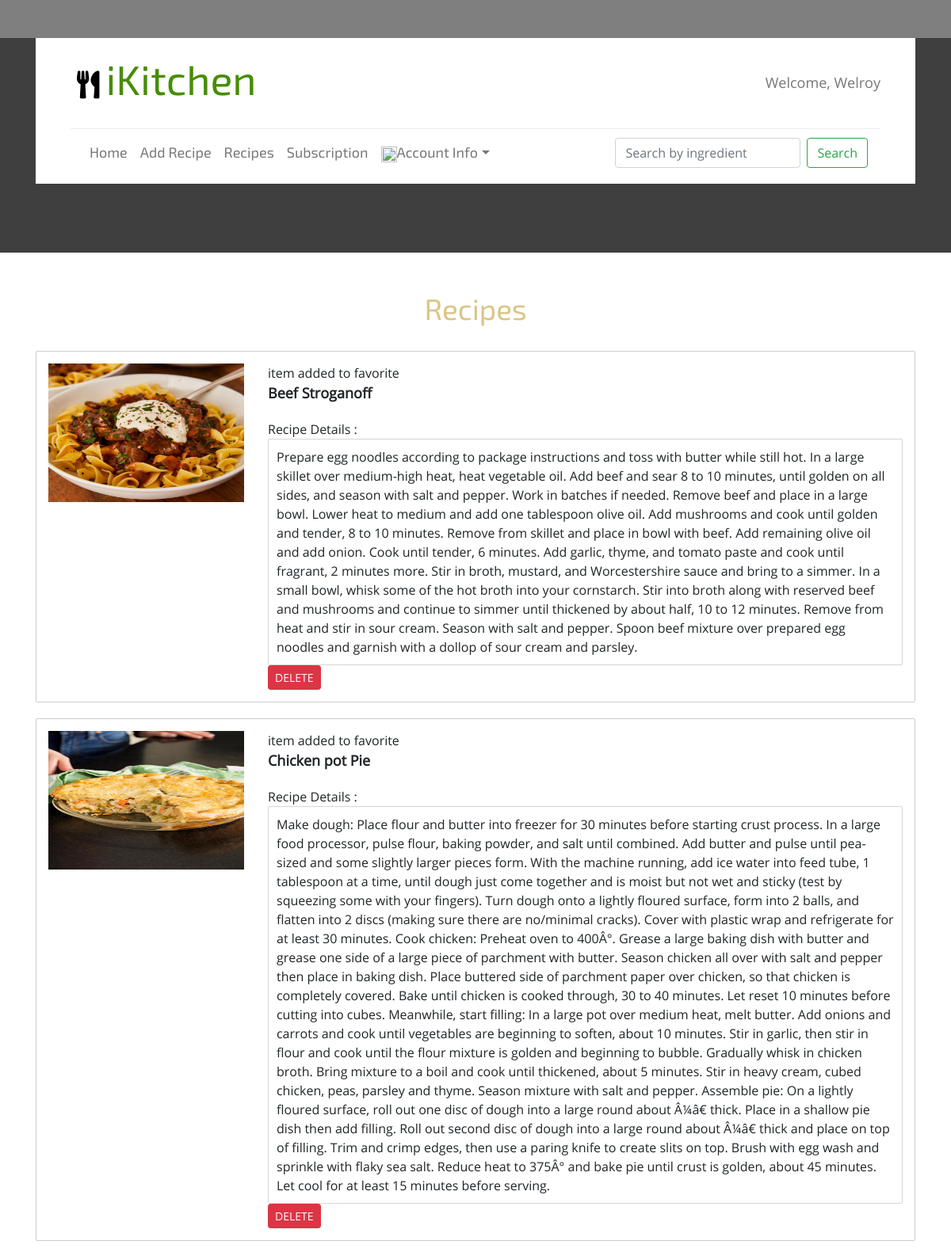
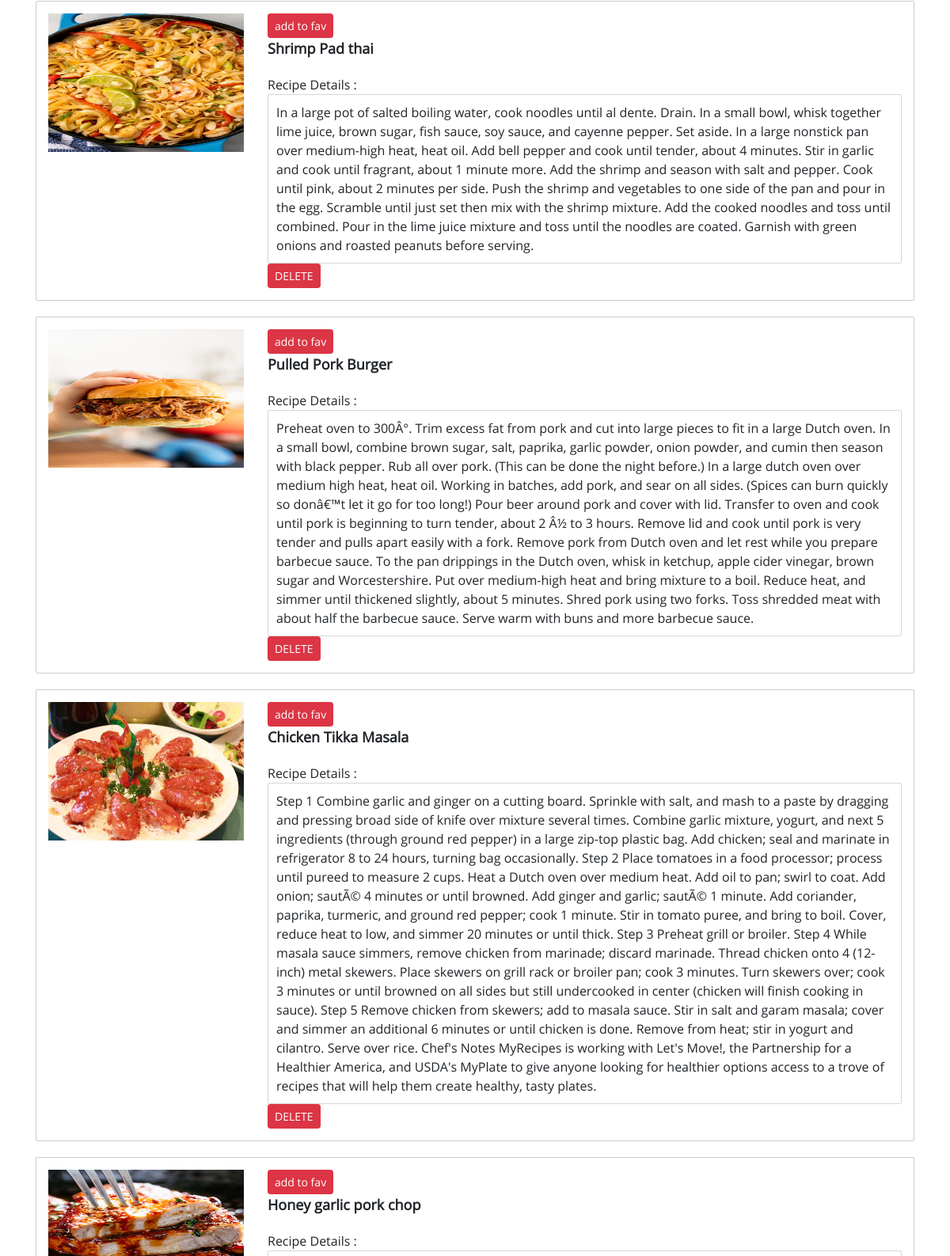
/gallery-old.php (signed in, upper part), run on the app's committed database (2 pictures, top to bottom).
### tables this page shows
CREATE TABLE `entitlement` (
  `ent_id` int(11) NOT NULL,
  `ent_role` varchar(255) DEFAULT NULL,
  `user_id` int(11) DEFAULT NULL
);

CREATE TABLE `users` (
  `id` int(11) NOT NULL,
  `user_name` varchar(255) DEFAULT NULL,
  `user_email` varchar(255) DEFAULT NULL,
  `user_pass` varchar(255) NOT NULL
);

CREATE TABLE `content` (
  `content_id` int(11) NOT NULL,
  `title` varchar(100) NOT NULL,
  `image` blob,
  `content_protein` varchar(255) NOT NULL,
  `des` mediumtext,
  `user_id` int(11) DEFAULT NULL
);

### gallery-old.php (the view, shortened to what this page needs)
<?php
include_once 'dbconnect.php';
include 'header.php';
?>
	</div>
	</div>
<div class="gallery pages">
	  <div class="container">
		 <h2>Recipes</h2>
		 <?php
		 if($_SESSION){
		 $id = $_SESSION['usr_id'];
		 $query= "SELECT * FROM sub_del where `user_id`= $id";
		 $fire1 = mysqli_query($con,$query) or die(mysql_error());;
		 $row1 = mysqli_fetch_assoc($fire1);
		 $sub = $row1['sub_status'];
		 if($sub==1){
			$query = "SELECT * FROM content";
			$fire3 = mysqli_query($con,$query) or die("Cannot fetch the data".mysqli_error($con));
		?>
		 <div class="gallery-bottom">
				<div class="gallery-1">
					<div class="gallery-grid">
					<form role="form" action = "<?php echo $_SERVER['PHP_SELF']; ?>" method="post" name="delete">
						<?php
							while($row3 = mysqli_fetch_assoc($fire3)){
						?>
						<div class="row looping">
								<div class="col-md-3"><div><img src = "images/<?php echo $row3['image'];?>"></div></div>
								<div class="col-md-9">
								<?php
								$query1 = "SELECT * FROM favorite where content_id = $row3[content_id]";
								$fire4 = mysqli_query($con,$query1);
									if(!$row4 = mysqli_fetch_assoc($fire4)){
										?>
										<a class="btn btn-sm btn-danger" href="<?php $_SERVER['PHP_SELF']?>?add=<?php echo $row3['content_id']?>">add to fav</a>
										<?php
									}
									else{
										?>
										<p>item added to favorite</p>
										<?php
									}
									?>
									<div>
										<span><?php echo $row3['title'];?></span>
										<span class="rc-head">Recipe Details :</span>
										<span class="rc-info"><?php echo $row3['des'];?></span>
										<?php
										if($row3['user_id'] == $_SESSION['usr_id']){
										?>
										<a class="btn btn-sm btn-danger" href="<?php $_SERVER['PHP_SELF']?>?del=<?php echo $row3['content_id']?>">DELETE</a>
										<?php
										}
										?>
									</div>
								</div>
						</div><?php }?>
					</div>
				</div>
		 </div>
	 </div>
</div>
<?php
		 }
		}
		 include('footer.php');
?>

### header.php (shortened to what this page needs)
<!DOCTYPE HTML>
<html>
<head>
<link rel="stylesheet" href="https://stackpath.bootstrapcdn.com/bootstrap/4.1.3/css/bootstrap.min.css">
<link rel="stylesheet" href="css/lightbox.css">
<link href="css/style.css" rel='stylesheet' type='text/css' />
<link rel="stylesheet" href="https://use.fontawesome.com/releases/v5.3.1/css/all.css">
</head>
<body>
<div class="banner banner2">
	 <div class="container">
		 <div class="banner_head_top">
			 <div class="banner-head">
				 <div class="logo">
					 <h1><a href="index.php"><i class="fas fa-utensils"></i><span>iKitchen</span></a></h1>
				 </div>
					<div class="headr-right">
						<div class="details">
									<?php if($_SESSION) {
										$id=$_SESSION['usr_id'];
										$query="SELECT * FROM users u, entitlement e WHERE u.id=$id && e.user_id = $id";
										$fire = mysqli_query($con,$query) or die("Cannot fetch the data".mysqli_error($con));
										$row = mysqli_fetch_assoc($fire);
										$Ent=$row['ent_role'];
										?>
									<p align="center" class="navbar-text pro-name"><a href = "accountinfo.php" style="
    color: #777;
    transition: 0.2s ease; font-size:18px;">  Welcome, <?php echo $row['user_name'];
								}?></a></p>
						</div>
					</div>
				 <div class="clearfix"></div>
			 </div>
			 <div class="top-menu">
			 <div class="content white">
			<nav class="navbar navbar-expand-lg navbar-default">
				<div class="collapse navbar-collapse" id="navbarSupportedContent">
				<ul class="navbar-nav mr-auto" id="navi">
							 <li class=""><a href="index.php" class="nav-link">Home</a></li>
							<?php
							 if($_SESSION){
								 if($Ent=='Restauranter'){?>
									<li> <a href="content.php" class="nav-link">Add Recipe</a></li>
								 <?php }
								 if($Ent == 'Admin'){?>
								 <?php }
								}
								?>
							 <li class="">
							 	<a href="gallery.php" class="nav-link">Recipes</a>
							</li>
							 <li class="">
							 	<a href="subscription.php" class="nav-link">Subscription</a>
							</li>
							<li class="dropdown">
							<?php if (isset($_SESSION['usr_id'])) { ?>
							<a href="#" class="nav-link scroll dropdown-toggle" data-toggle="dropdown"><img src="https://png.icons8.com/metro/50/000000/administrator-male.png" height="20px" width="20px">Account Info</a>
									<?php } else { ?>
								<li class=""><a class="nav-link" href="login.php" style="font-size:18px;"><img src="https://png.icons8.com/metro/50/000000/administrator-male.png" height="25px" width="25px">&nbsp Login</a>
								</li>
							<?php } ?></li>
						 </ul>
						 <form class="form-inline my-2 my-lg-0" action="search.php" method="GET" name="search" >
							<input class="form-control mr-sm-2" name="searchvalue" type="search" placeholder="Search by ingredient" aria-label="Search">
							<button class="btn btn-outline-success my-2 my-sm-0" id="submit" type="submit">Search</button>
						</form>
				</div>
				</nav>
			 </div>
			  </div>
		  </div>

### footer.php (shortened to what this page needs)
</body>
</html>

### css/lightbox.css (style rules this page uses)
body:after { content: url(../images/close.png) url(../images/loading.gif) url(../images/prev.png) url(../images/next.png); display: none; }

### css/style.css (style rules this page uses)
body { position: relative; z-index: 1; }
.row.looping { margin-bottom: 20px; padding: 15px 0; border: 1px solid #ccc; border-radius: 2px; }
.looping .col-md-3 div > img { height: 175px; background-size: 100%; }
.looping div span:first-child { display: block; }
.looping div span:first-child { font-size: 18px; font-weight: 800; margin-bottom:20px; }
.looping .col-md-9 { border-radius: 2px; }
span.rc-head { display: inline-block; width: 15%; vertical-align: top; }
span.rc-info { display:block; width: 100%; border: 1px solid #cccc; border-radius: 2px; padding: 10px; }
.navbar-default { background-color: #fff!important; border-color: transparent!important; }
h4, h5, h6, h1, h2, h3 { margin: 0; }
ul, ol { margin: 0; padding:0; list-style: none; }
p { margin: 0; }
html, body { font-family: 'OpenSans-Regular'!important; font-size: 100%; background: #ffffff; }
body a { transition:0.5s all; -webkit-transition:0.5s all; -moz-transition:0.5s all; -o-transition:0.5s all; -ms-transition:0.5s all; }
.row { margin:0; }
.banner { background-size:cover; min-height:790px; background: rgba(0, 0, 0, 0.5); }
.logo { float:left; }
.headr-right { float:right; }
.banner_head_top { background: #fff; padding:20px 44px 10px; margin-top:3em; margin-bottom:30px; }
.logo h1 a { display:inline-block; color:#DBC585; font-size:1.3em; font-family:'Exo2-Regular'; text-decoration:none; }
.logo h1 a span { color:#478D06; }
.details { padding-top: 15px; }
.fa-utensils:before { content: "\e179"; color:#000; font-size: 35px; margin: 0 8px; }
.navbar-collapse { padding:0; }
.navbar-nav > li > .nav-link { font-family: 'Exo2-Regular'; font-size:18px; color: #777; }
.navbar { margin:2em 0; }
.navbar-default { background-color: #FFFFFF; border-color: #FFFFFF; }
.navbar { margin: 0em 0; }
.top-menu { border-top: 1px ridge #eee; }
.banner-head { margin-bottom: 2em; }
.banner2 { background-size:cover; min-height:184px; background: rgba(0, 0, 0, 0.5); }
.about h2,.team h3,h2.top,.recp-sec h2,.gallery h2,.contact h2 { color:#DBC585; font-family: 'Exo2-Regular'; font-size: 2.3em; text-align:center; }
.gallery { padding:3em 3em; }
.gallery-bottom { margin-top:2em; }
.gallery-grid img { width:100%; }
.gallery-grid { position: relative; }
.gallery-1 { margin-top:25px; }
.gallery-1:nth-child(1) { margin-top:0; }
.pages { padding: 3em 0px; background:#fff; }
@media (max-width: 1280px) { .banner { min-height: 640px; } }
@media (max-width: 1280px) { .banner2 { min-height: 271px; } }

### data on the page
entitlement: user.user_name "Welroy"
content: image (picture), shows "item added to favorite", title "Beef Stroganoff", des "Prepare egg noodles according to package instructions and toss with butter while still hot. In a large skillet over medium-high heat, heat vegetable oil. Add beef and sear 8 to 10 minutes, until golden on all sides, and season with salt and pepper. Work in batches if needed. Remove beef and place in a large bowl. Lower heat to medium and add one tablespoon olive oil. Add mushrooms and cook until golden and tender, 8 to 10 minutes. Remove from skillet and place in bowl with beef. Add remaining olive oil and add onion. Cook until tender, 6 minutes. Add garlic, thyme, and tomato paste and cook until fragrant, 2 minutes more. Stir in broth, mustard, and Worcestershire sauce and bring to a…"
content: image (picture), shows "item added to favorite", title "Chicken pot Pie", des "Make dough: Place flour and butter into freezer for 30 minutes before starting crust process. In a large food processor, pulse flour, baking powder, and salt until combined. Add butter and pulse until pea-sized and some slightly larger pieces form. With the machine running, add ice water into feed tube, 1 tablespoon at a time, until dough just come together and is moist but not wet and sticky (test by squeezing some with your fingers). Turn dough onto a lightly floured surface, form into 2 balls, and flatten into 2 discs (making sure there are no/minimal cracks). Cover with plastic wrap and refrigerate for at least 30 minutes. Cook chicken: Preheat oven to 400Â°. Grease a large baking dish…"
content: image (picture), title "Shrimp Pad thai", des "In a large pot of salted boiling water, cook noodles until al dente. Drain. In a small bowl, whisk together lime juice, brown sugar, fish sauce, soy sauce, and cayenne pepper. Set aside. In a large nonstick pan over medium-high heat, heat oil. Add bell pepper and cook until tender, about 4 minutes. Stir in garlic and cook until fragrant, about 1 minute more. Add the shrimp and season with salt and pepper. Cook until pink, about 2 minutes per side. Push the shrimp and vegetables to one side of the pan and pour in the egg. Scramble until just set then mix with the shrimp mixture. Add the cooked noodles and toss until combined. Pour in the lime juice mixture and toss until the noodles are…"
content: image (picture), title "Pulled Pork Burger", des "Preheat oven to 300Â°. Trim excess fat from pork and cut into large pieces to fit in a large Dutch oven. In a small bowl, combine brown sugar, salt, paprika, garlic powder, onion powder, and cumin then season with black pepper. Rub all over pork. (This can be done the night before.) In a large dutch oven over medium high heat, heat oil. Working in batches, add pork, and sear on all sides. (Spices can burn quickly so donâ€™t let it go for too long!) Pour beer around pork and cover with lid. Transfer to oven and cook until pork is beginning to turn tender, about 2 Â½ to 3 hours. Remove lid and cook until pork is very tender and pulls apart easily with a fork. Remove pork from Dutch oven and…"
content: image (picture), title "Chicken Tikka Masala", des "Step 1 Combine garlic and ginger on a cutting board. Sprinkle with salt, and mash to a paste by dragging and pressing broad side of knife over mixture several times. Combine garlic mixture, yogurt, and next 5 ingredients (through ground red pepper) in a large zip-top plastic bag. Add chicken; seal and marinate in refrigerator 8 to 24 hours, turning bag occasionally. Step 2 Place tomatoes in a food processor; process until pureed to measure 2 cups. Heat a Dutch oven over medium heat. Add oil to pan; swirl to coat. Add onion; sautÃ© 4 minutes or until browned. Add ginger and garlic; sautÃ© 1 minute. Add coriander, paprika, turmeric, and ground red pepper; cook 1 minute. Stir in tomato puree,…"
content: image (picture), title "Honey garlic pork chop"
